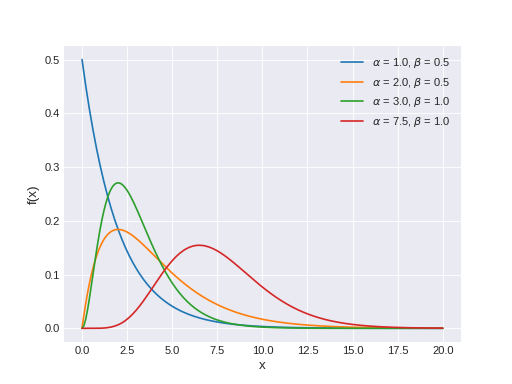

The script that drew this image:
import matplotlib.pyplot as plt
import numpy as np
import scipy.stats as st
plt.style.use('seaborn-darkgrid')
x = np.linspace(0, 20, 200)
alphas = [1., 2., 3., 7.5]
betas = [.5, .5, 1., 1.]
for a, b in zip(alphas, betas):
    pdf = st.gamma.pdf(x, a, scale=1.0/b)
    plt.plot(x, pdf, label=r'$\alpha$ = {}, $\beta$ = {}'.format(a, b))
plt.xlabel('x', fontsize=12)
plt.ylabel('f(x)', fontsize=12)
plt.legend(loc=1)
plt.show()
